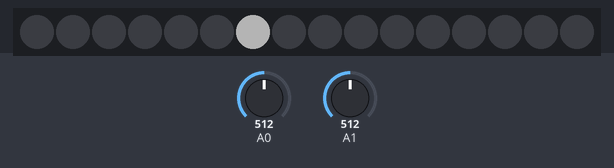
Simulated run of this sketch. Board: Arduino Nano, built with avr-gcc and run on an emulated ATmega328P. Parts: 16 RGB LEDs in strip order, left to right. The test bench sets the inputs (shaded band); at power-on: A0 = 512, A1 = 512. Dim RGB values are drawn brighter than linear; random numbers use the default seed unless the sketch sets one.

Above: at 1.6 s.
1.7 s: A0 set to 218
3.5 s: A0 set to 185
5.0 s: A0 set to 306
At 9.83 s:
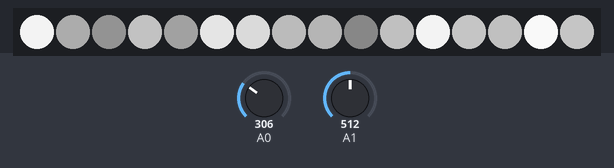
At 13.8 s:
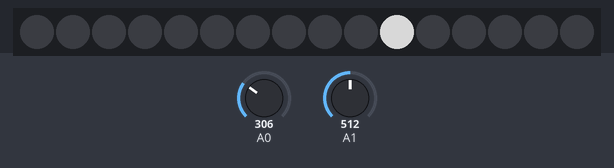
Timing chart, 0 to 14.0 s (numbered marks = the images above; inputs shaded):
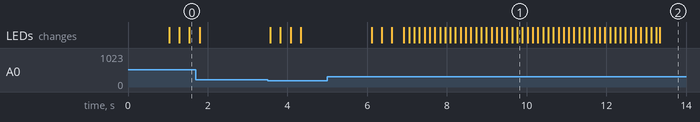

The sketch:

SparkFunHangingLEDArrayPongDemo.ino
```cpp
#include "Tlc5940.h"

//LED Matrix Stuff

int pixel[12][6] = { //locations of LED channels in meatspace
  {56,64,44,35,15,11},
  {55,63,43,34,14,73},
  {54,62,42,33,13,9},
  {53,61,41,32,12,8},
  {60,72,40,31,23,7},
  {59,71,38,30,22,6},
  {58,70,37,29,21,5},
  {57,69,39,28,20,4},
  {52,68,48,27,19,3},
  {51,67,47,26,18,2},
  {50,66,46,25,17,1},
  {49,65,45,24,16,0}
};

int pixelstate[12][6] = { //LED PWM values
  {0,0,0,0,0,0},
  {0,0,0,0,0,0},
  {0,0,0,0,0,0},
  {0,0,0,0,0,0},
  {0,0,0,0,0,0},
  {0,0,0,0,0,0},
  {0,0,0,0,0,0},
  {0,0,0,0,0,0},
  {0,0,0,0,0,0},
  {0,0,0,0,0,0},
  {0,0,0,0,0,0},
  {0,0,0,0,0,0},
};

  int x;
  int y;


// Sensor Stuff
  int lvldoor;
  int lvlwall;

// Pseudo-Radnom Stuff
  int dice;

// Mode Stuff
boolean modeflag = 0;

// Pong Stuff
boolean xdir=0;
boolean ydir=0;
boolean movecycle=1;

// Spectrum Analyzer Stuff
int Spectrum[7];
int spectrumReset=5;
int spectrumStrobe=6;
int spectrumAnalog=3;
int scaleFactor = 15;


void setup()
{

  Tlc.init();

  pinMode(spectrumReset, OUTPUT);
  pinMode(spectrumStrobe, OUTPUT);

    //Init spectrum analyzer
  digitalWrite(spectrumStrobe,LOW);
    delay(1);
  digitalWrite(spectrumReset,HIGH);
    delay(1);
  digitalWrite(spectrumStrobe,HIGH);
    delay(1);
  digitalWrite(spectrumStrobe,LOW);
    delay(1);
  digitalWrite(spectrumReset,LOW);
    delay(5);

    pinMode(A6, INPUT);
    pinMode(A7, INPUT);
    digitalWrite(A6, HIGH);
    digitalWrite(A7, HIGH);

}

void loop()
{

  //Mode Selecta
  if(digitalRead(A6)==LOW){modeflag=0;};
  if(digitalRead(A7)==LOW){modeflag=1;};

if(modeflag==0){
  readSpectrum();

for (int y=0; y<6; y++){
  for(int x=(Spectrum[y]/scaleFactor); x>=0; x--){
  Tlc.set(pixel[x][y], 4000);}};

Tlc.update();
delay(50);
Tlc.clear();}

if(modeflag==1){

    !movecycle;

//reach into meatspace
  lvldoor = map(analogRead(A0), 40, 200, 2, 0);
  lvldoor = constrain(lvldoor,0,2);
  lvlwall = map(analogRead(A1), 30, 200, 2, 0);
  lvlwall = constrain(lvlwall,0,2);

//move the ball
if(movecycle){
  if(xdir==0 && x<10){x++;}
  if(xdir==1 && x>=1){x--;}
  if(xdir==0 && x==10){xdir=1;};
  if(xdir==1 && x==1){xdir=0;};

  if(ydir==0 && y<5){y++;}
  if(ydir==1 && y>=0){y--;}
  if(ydir==0 && y==5){ydir=1;};
  if(ydir==1 && y==0){ydir=0;};}

//light the ball
  pixelstate[x][y]=4000;

//check if lose
  if(x==10 && lvldoor*2!=y && (lvldoor*2)+1!=y){
    loseCondition();
  }

//fade the field (tail on the ball)
  for (int y=0; y<6; y++){
  for(int x=1; x<11; x++){
  if(pixelstate[x][y]>0){
  pixelstate[x][y]=pixelstate[x][y]-1000;}
}
}

//ballfield update
for (int y=0; y<6; y++){
  for(int x=0; x<12; x++){
  Tlc.set(pixel[x][y], pixelstate[x][y]);}
};

//Paddles Cleanup
for(int i=0; i<6; i++){
 Tlc.set(pixel[0][i], 0);
 Tlc.set(pixel[11][i], 0);

}

//Paddles update
  Tlc.set(pixel[11][lvldoor*2], 4095);  Tlc.set(pixel[11][(lvldoor*2)+1], 4095);

  Tlc.update();

delay(250);

}


}

// Read 7 band equalizer.
void readSpectrum()
{
  // Band 0 = Lowest Frequencies.
  byte Band;
  for(Band=0;Band <7; Band++)
  {
    Spectrum[Band] = (analogRead(spectrumAnalog) + analogRead(spectrumAnalog) ) >>1; //Read twice and take the average by dividing by 2
    digitalWrite(spectrumStrobe,HIGH);
    digitalWrite(spectrumStrobe,LOW);
  }
}

void loseCondition(){

  for (int iterate=0; iterate<50; iterate++){

    for (int channel = 0; channel < NUM_TLCS * 16; channel ++) {
    dice = random(0,50);
    Tlc.set(channel, dice*80);
    Tlc.update();
    }
delay(75);

};

}
```
